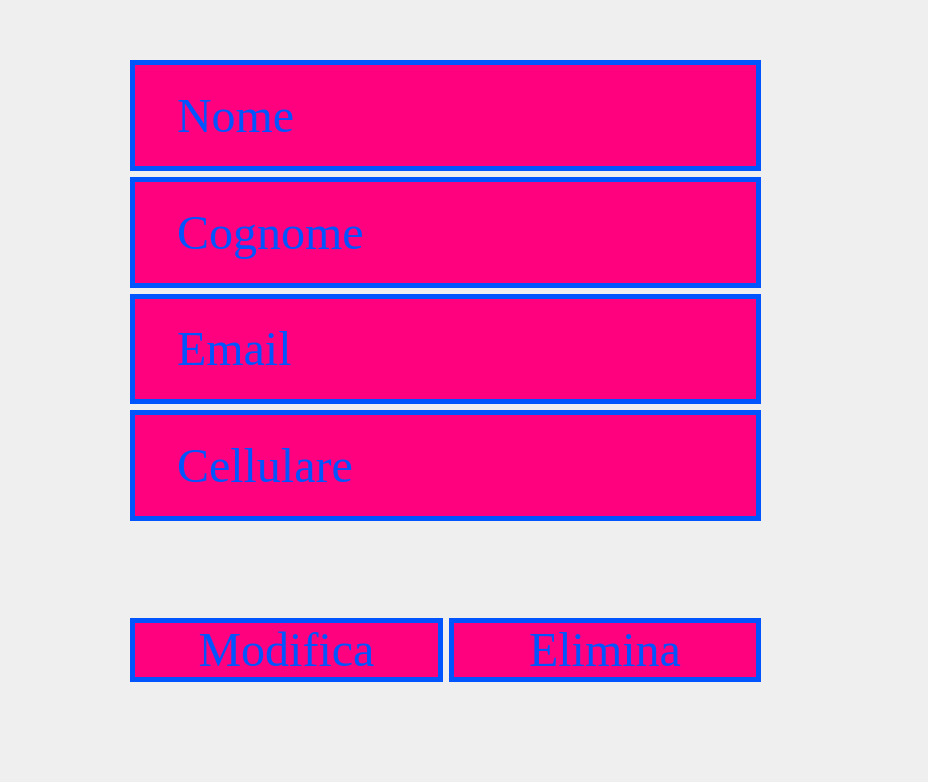
<?xml version="1.0" encoding="UTF-8"?>
<ui version="4.0">
 <class>Form</class>
 <widget class="QWidget" name="Form">
  <property name="geometry">
   <rect>
    <x>0</x>
    <y>0</y>
    <width>928</width>
    <height>782</height>
   </rect>
  </property>
  <property name="font">
   <font>
    <family>Times New Roman</family>
    <pointsize>36</pointsize>
   </font>
  </property>
  <property name="windowTitle">
   <string>Visualizza Dipendente</string>
  </property>
  <property name="styleSheet">
   <string notr="true">QLineEdit{
border: 5px solid rgb(0, 85, 255);
background-color: rgb(255, 0, 127);
padding-left: 30px;
padding-right: 30px;
color: rgb(0, 85, 255);
}

QLineEdit:hover
{
border: 5px solid rgb(255, 0, 255);
background-color: rgb(255, 85, 0);
padding-left: 30px;
padding-right: 30px;
}

QLineEdit: focus
{
border: 2px solid rgb(255, 239, 14);
}

QPushButton
{
border: 5px solid rgb(0, 85, 255);
background-color: rgb(255, 0, 127);
padding-left: 30px;
padding-right: 30px;
color: rgb(0, 85, 255);
}

QPushButton: hover
{
border: 5px solid rgb(255, 0, 255);
background-color: rgb(255, 85, 0);
padding-left: 30px;
padding-right: 30px;
}

QLineEdit: pressed
{
border: 5px solid rgb(255, 239, 14);
background-color: rgb(255, 170, 0)
padding-left: 30px;
padding-right: 30px;
}
</string>
  </property>
  <widget class="QLabel" name="label">
   <property name="geometry">
    <rect>
     <x>0</x>
     <y>0</y>
     <width>1431</width>
     <height>781</height>
    </rect>
   </property>
   <property name="text">
    <string/>
   </property>
   <property name="pixmap">
    <pixmap resource="clientiqrc.qrc">:/clientprefix/sfondo.jpg</pixmap>
   </property>
   <property name="scaledContents">
    <bool>true</bool>
   </property>
  </widget>
  <widget class="QWidget" name="gridLayoutWidget">
   <property name="geometry">
    <rect>
     <x>130</x>
     <y>600</y>
     <width>631</width>
     <height>101</height>
    </rect>
   </property>
   <layout class="QGridLayout" name="gridLayout">
    <item row="1" column="0">
     <widget class="QPushButton" name="pushButton_2">
      <property name="font">
       <font>
        <family>Times New Roman</family>
        <pointsize>36</pointsize>
       </font>
      </property>
      <property name="styleSheet">
       <string notr="true">QPushButton
{
border: 5px solid rgb(0, 85, 255);
background-color: rgb(255, 0, 127);
padding-left: 30px;
padding-right: 30px;
color: rgb(0, 85, 255);
}

QPushButton:hover
{
border: 5px solid rgb(255, 0, 255);
background-color: rgb(255, 85, 0);
padding-left: 30px;
padding-right: 30px;
}

QLineEdit: pressed
{
border: 5px solid rgb(255, 239, 14);
background-color: rgb(255, 170, 0)
padding-left: 30px;
padding-right: 30px;
}
</string>
      </property>
      <property name="text">
       <string>Modifica</string>
      </property>
     </widget>
    </item>
    <item row="1" column="1">
     <widget class="QPushButton" name="pushButton">
      <property name="font">
       <font>
        <family>Times New Roman</family>
        <pointsize>36</pointsize>
       </font>
      </property>
      <property name="styleSheet">
       <string notr="true">QPushButton
{
border: 5px solid rgb(0, 85, 255);
background-color: rgb(255, 0, 127);
padding-left: 30px;
padding-right: 30px;
color: rgb(0, 85, 255);
}

QPushButton:hover
{
border: 5px solid rgb(255, 0, 255);
background-color: rgb(255, 85, 0);
padding-left: 30px;
padding-right: 30px;
}

QLineEdit: pressed
{
border: 5px solid rgb(255, 239, 14);
background-color: rgb(255, 170, 0)
padding-left: 30px;
padding-right: 30px;
}
</string>
      </property>
      <property name="text">
       <string>Elimina</string>
      </property>
     </widget>
    </item>
   </layout>
  </widget>
  <widget class="QWidget" name="verticalLayoutWidget">
   <property name="geometry">
    <rect>
     <x>130</x>
     <y>60</y>
     <width>631</width>
     <height>461</height>
    </rect>
   </property>
   <layout class="QVBoxLayout" name="verticalLayout">
    <item>
     <widget class="QLabel" name="label_3">
      <property name="font">
       <font>
        <family>Times New Roman</family>
        <pointsize>36</pointsize>
       </font>
      </property>
      <property name="styleSheet">
       <string notr="true">QLabel
{
border: 5px solid rgb(0, 85, 255);
background-color: rgb(255, 0, 127);
padding-left: 30px;
padding-right: 30px;
color: rgb(0, 85, 255);
}

QPushButton:hover
{
border: 5px solid rgb(255, 0, 255);
background-color: rgb(255, 85, 0);
padding-left: 30px;
padding-right: 30px;
}

QLineEdit: pressed
{
border: 5px solid rgb(255, 239, 14);
background-color: rgb(255, 170, 0)
padding-left: 30px;
padding-right: 30px;
}</string>
      </property>
      <property name="text">
       <string>Nome</string>
      </property>
     </widget>
    </item>
    <item>
     <widget class="QLabel" name="label_2">
      <property name="font">
       <font>
        <family>Times New Roman</family>
        <pointsize>36</pointsize>
       </font>
      </property>
      <property name="styleSheet">
       <string notr="true">QLabel
{
border: 5px solid rgb(0, 85, 255);
background-color: rgb(255, 0, 127);
padding-left: 30px;
padding-right: 30px;
color: rgb(0, 85, 255);
}

QPushButton:hover
{
border: 5px solid rgb(255, 0, 255);
background-color: rgb(255, 85, 0);
padding-left: 30px;
padding-right: 30px;
}

QLineEdit: pressed
{
border: 5px solid rgb(255, 239, 14);
background-color: rgb(255, 170, 0)
padding-left: 30px;
padding-right: 30px;
}</string>
      </property>
      <property name="text">
       <string>Cognome</string>
      </property>
     </widget>
    </item>
    <item>
     <widget class="QLabel" name="label_5">
      <property name="font">
       <font>
        <family>Times New Roman</family>
        <pointsize>36</pointsize>
       </font>
      </property>
      <property name="styleSheet">
       <string notr="true">QLabel
{
border: 5px solid rgb(0, 85, 255);
background-color: rgb(255, 0, 127);
padding-left: 30px;
padding-right: 30px;
color: rgb(0, 85, 255);
}

QPushButton:hover
{
border: 5px solid rgb(255, 0, 255);
background-color: rgb(255, 85, 0);
padding-left: 30px;
padding-right: 30px;
}

QLineEdit: pressed
{
border: 5px solid rgb(255, 239, 14);
background-color: rgb(255, 170, 0)
padding-left: 30px;
padding-right: 30px;
}</string>
      </property>
      <property name="text">
       <string>Email</string>
      </property>
     </widget>
    </item>
    <item>
     <widget class="QLabel" name="label_4">
      <property name="font">
       <font>
        <family>Times New Roman</family>
        <pointsize>36</pointsize>
       </font>
      </property>
      <property name="styleSheet">
       <string notr="true">QLabel
{
border: 5px solid rgb(0, 85, 255);
background-color: rgb(255, 0, 127);
padding-left: 30px;
padding-right: 30px;
color: rgb(0, 85, 255);
}

QPushButton:hover
{
border: 5px solid rgb(255, 0, 255);
background-color: rgb(255, 85, 0);
padding-left: 30px;
padding-right: 30px;
}

QLineEdit: pressed
{
border: 5px solid rgb(255, 239, 14);
background-color: rgb(255, 170, 0)
padding-left: 30px;
padding-right: 30px;
}</string>
      </property>
      <property name="text">
       <string>Cellulare</string>
      </property>
     </widget>
    </item>
   </layout>
  </widget>
 </widget>
 <resources>
  <include location="clientiqrc.qrc"/>
 </resources>
 <connections/>
</ui>
